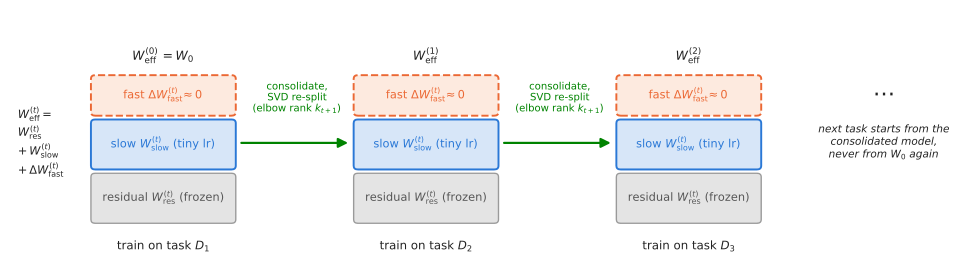

This chart was generated by the following Python code:
"""Mechanism figure: recursive consolidation across a task sequence.

Each task trains a three-part decomposition of the CURRENT effective weight
(frozen residual + slow principal + fresh fast adapter); at the boundary the
trained weight is consolidated by SVD and re-split for the next task.
"""
import matplotlib

matplotlib.use("Agg")
import matplotlib.pyplot as plt
from matplotlib.patches import FancyArrowPatch, FancyBboxPatch

BLUE = "#2a78d6"      # slow principal component
ORANGE = "#eb6834"    # fast adapter
GRAY_F = "#e4e4e4"    # residual fill
GRAY_E = "#9a9a9a"    # residual edge
GREEN = "#008300"     # consolidation arrows
INK = "#222222"

fig, ax = plt.subplots(figsize=(9.8, 2.9))
ax.set_xlim(-1.15, 11.9)
ax.set_ylim(-0.75, 3.35)
ax.axis("off")

W, GAP = 2.0, 1.7
LAYERS = [  # (y0, height, fill, edge, lw, ls, label, text color)
    (0.00, 0.75, GRAY_F, GRAY_E, 1.0, "-", "residual $W_{\\mathrm{res}}^{(t)}$ (frozen)", "#555555"),
    (0.85, 0.75, "#d7e6f8", BLUE, 1.4, "-", "slow $W_{\\mathrm{slow}}^{(t)}$ (tiny lr)", BLUE),
    (1.70, 0.60, "#fdeadf", ORANGE, 1.4, "--", "fast $\\Delta W_{\\mathrm{fast}}^{(t)}\\!\\approx 0$", ORANGE),
]

for t in range(3):
    x0 = t * (W + GAP)
    for y0, h, fc, ec, lw, ls, label, tc in LAYERS:
        ax.add_patch(FancyBboxPatch((x0, y0), W, h,
                                    boxstyle="round,pad=0.02,rounding_size=0.06",
                                    facecolor=fc, edgecolor=ec, linewidth=lw, linestyle=ls))
        ax.text(x0 + W / 2, y0 + h / 2, label, ha="center", va="center", fontsize=8.2, color=tc)
    ax.text(x0 + W / 2, -0.38, f"train on task $D_{t + 1}$", ha="center", va="center",
            fontsize=8.5, color=INK)
    ax.text(x0 + W / 2, 2.62, f"$W_{{\\mathrm{{eff}}}}^{{({t})}}$" + ("$\\,=W_0$" if t == 0 else ""),
            ha="center", va="center", fontsize=9, color=INK)

    if t < 2:
        xa = x0 + W + 0.06
        ax.add_patch(FancyArrowPatch((xa, 1.25), (xa + GAP - 0.12, 1.25),
                                     arrowstyle="-|>", mutation_scale=14,
                                     linewidth=1.6, color=GREEN))
        ax.text(xa + (GAP - 0.06) / 2, 1.95, "consolidate,\nSVD re-split\n(elbow rank $k_{t+1}$)",
                ha="center", va="center", fontsize=7.3, color=GREEN)

ax.text(-1.05, 1.25,
        "$W_{\\mathrm{eff}}^{(t)} =$\n$W_{\\mathrm{res}}^{(t)}$\n$+\\,W_{\\mathrm{slow}}^{(t)}$\n$+\\,\\Delta W_{\\mathrm{fast}}^{(t)}$",
        ha="left", va="center", fontsize=8.2, color=INK)

ax.text(11.15, 2.0, "$\\cdots$", ha="center", va="center", fontsize=16, color=INK)
ax.text(11.15, 1.55, "next task starts from the\nconsolidated model,\nnever from $W_0$ again",
        ha="center", va="top", fontsize=7.6, color=INK, style="italic")

fig.tight_layout()
out = __file__.replace(".py", ".pdf")
fig.savefig(out, bbox_inches="tight")
print("Saved", out)
